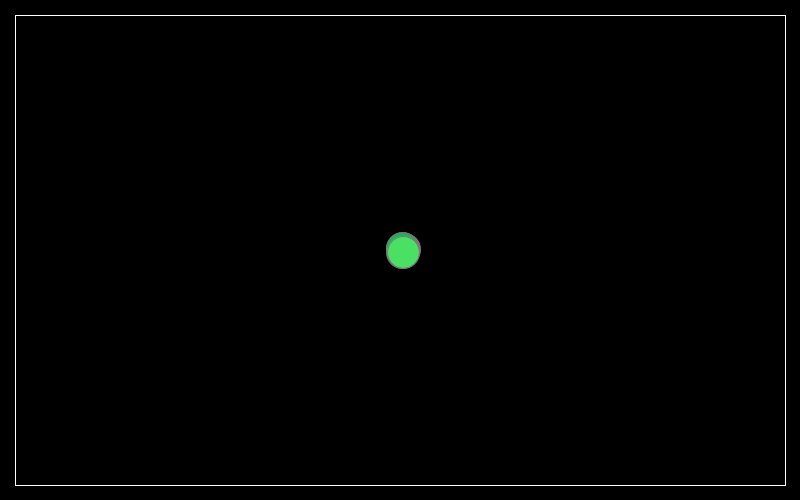
Frame 1 (no input)
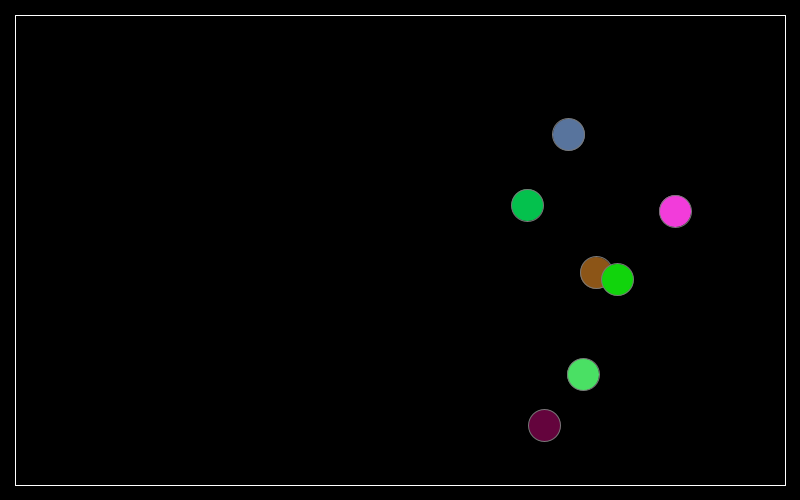
Frame 60 (the mouse pressed at the canvas centre just before this capture)
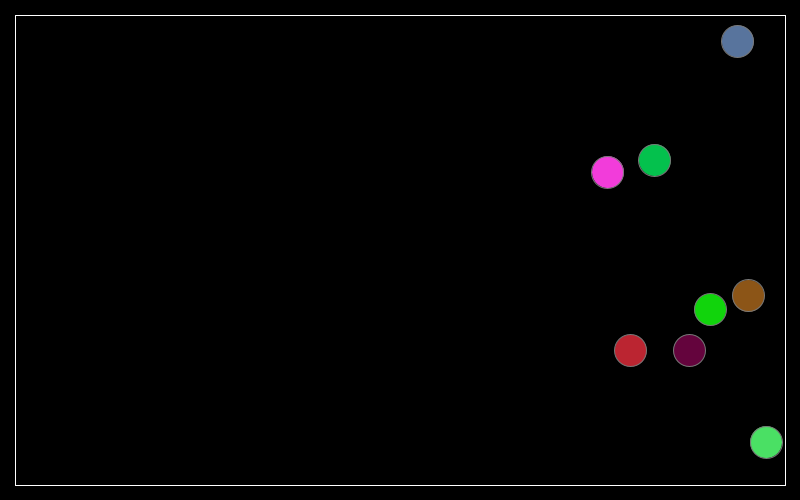
Frame 120 (the mouse held since frame 60 and released just before this capture)

The Processing sketch that drew these frames (run headless with seeded random() and noise(); from frame 60 on, the mouse is pressed at the canvas centre):

// Processing sketch: processing_150731
// ── processing_150731.pde

/**
 * Simple Pimball
 * 
 * Pablo Casanova y Juan Carlos Leal
 */
 
Tablero pim;
ArrayList<Particle> bolas;
int i=0;
float dt = 0.2;
float radius = 16;
float score = 0;
PVector vInicial=new PVector(0,0);

void setup() {
  size(800,500);
  
  // Campo: Extremos de la pantalla
  pim = new Tablero();
  
  // Bolas
  bolas = new ArrayList<Particle>();
  int maxBolas = 7;
  PVector pos1 = new PVector(width/2,height/2);

  for (int i = 0; i < maxBolas; i++){
  Particle p = new Particle(pos1, radius);
  bolas.add(p); 
  }
}

void draw() {
  background(0);
  fill(255);
  
  // Actualiza las partículas: colisiones y dibujado
  for (int i=0;i<bolas.size();i++){
    Particle p = bolas.get(i);
    p.update();
    for (int j=i+1;j<bolas.size();j++){
      Particle q = bolas.get(j);
    }
    p.display();
  }
 
 // Calcula Colisiones y dibuja el Pimball 
  pim.update();
  pim.display(); 
}

void mousePressed()
{
  PVector pos = new PVector(mouseX, mouseY);
  Particle p = new Particle(pos, radius);
  bolas.add(p);
}


/*
 * Clase para describir las diferentes partículas
 *
**/

class Particle{
  PVector location;
  PVector velocity;
  PVector acceleration;
  float mass = 2;
  float radius;
  PVector gravity = new PVector(0,0);
  color c;
  Particle(PVector pos, float r){
    acceleration = new PVector(0, 0);
    location = pos.get();
    velocity = new PVector(random(10,30), random(-10,16));
    radius = r;
    i++;   
     c = color(random(0,255), random(0,255), random(0,255));
  }

  //F = m * a
  void applyForce(PVector f){
    PVector force = PVector.div(f.get(), mass);
    acceleration.add(force);
  }

  void run(){
    update();
    display();
  }  
  
  //Método para actualizar la posición
  void update(){
    applyForce(gravity);    
    velocity.add(PVector.mult(acceleration, dt));
    location.add(PVector.mult(velocity, dt));
    acceleration = new PVector(0,0); 
  }

  //Método para el display
  void display(){
    
    stroke(120);
    strokeWeight(1);
    fill(c);
    ellipse(location.x, location.y, radius*2, radius*2);  
 
    /*
    imageMode(CENTER);
    image(img,location.x,location.y);  
    */
  }
  
  
}
class Plano{
  PVector pto1;  //Principio Plano
  PVector pto2;  //Final Plano
  PVector plano;  
  PVector normal;
  float Kr= 0.9;
  
  Plano(float x1, float y1, float x2, float y2)
  {
    pto1 = new PVector(x1,y1);
    pto2 = new PVector(x2,y2);
    plano = PVector.sub(pto2, pto1);
    normal =  new PVector(-plano.y, plano.x);
    normal.normalize();
  }
  
  // Colisiones con el plano (pto1, pto2)
  void checkCollisions(Particle p)
  {
    //Comienzo del plano y final del plano
    PVector xp1 = PVector.sub(pto1, p.location);
    PVector xp2 = PVector.sub(pto2, p.location);
    PVector dist;
    PVector planoUnit = new PVector (0,0);
    
    //Calculamos el modulo del plano
    float modPlano = plano.mag();
    //Proyeccion de los vecotres en el vector Plano
    float proj1= xp1.dot(plano)/modPlano;
    float proj2= xp2.dot(plano)/modPlano;
    planoUnit.set(plano);
    planoUnit.normalize();
    
    //Vector distancia perpendicular entre el objeto y el plano
    dist = PVector.add(xp1,PVector.mult(planoUnit,proj1*(-1)));
   
    // Check collision
    if(abs(proj1) < modPlano && abs(proj2) < modPlano){
      if(dist.mag() < p.radius){   
        PVector dirNorm = normal.get();
        if(dirNorm.dot(p.velocity)>0)
          dirNorm.mult(-1);
         
        //Reposicionamiento 
        float angle = PVector.angleBetween(p.velocity,plano);
        float deltaS = (p.radius+dist.dot(dirNorm))/sin(angle);
        PVector desp1 = PVector.mult(dirNorm,deltaS);
        p.location.add(desp1);
        //Calculo de Velocidad de Salida
        float nv = normal.dot(p.velocity);
        PVector vN = PVector.mult(normal,nv);
        PVector vT = PVector.sub(p.velocity,vN); 
        p.velocity = PVector.sub(vT,PVector.mult(vN,Kr));
        
       
      }  
    }
    //Casos en los que las particulas rebotan en los extremos del plano
    else if (abs(xp1.mag()) <p.radius){
     
    }
    else if (abs(xp2.mag())<p.radius){
    
    }   
  }
}
// Tablero del Pimball
class Tablero {
  
  ArrayList<Plano> planos;

  Tablero() // Constructor: Crea el pimball
  {
    int maxPlanos = 6;
    planos = new ArrayList<Plano>();
    
    Plano arriba = new Plano (15,15,width-15,15);
    Plano abajo = new Plano (15,height-15,width-15,height-15);
    Plano derecha = new Plano (15,15,15,height-15);
    Plano izquierda = new Plano (width-15,15,width-15,height-15);
    planos.add(arriba);
    planos.add(abajo);
    planos.add(derecha);
    planos.add(izquierda);
   
  }
 
  

  void update()
  {
    for (int i = planos.size()-1; i >= 0; i--) {
       Plano p = planos.get(i);
       for (int j = 0; j < bolas.size(); j++){
          Particle b = bolas.get(j);
          p.checkCollisions(b);
       }
    }
  }
  
  void display()
  {
      stroke(255);
      fill(255);
      strokeWeight(1);  // Beastly
      for (int i = 0; i < planos.size(); i++){
        Plano p = planos.get(i);
          
        line(p.pto1.x, p.pto1.y, p.pto2.x, p.pto2.y);
      }

  }
}
